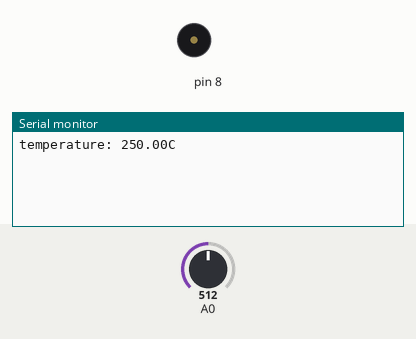
Simulated run of this sketch. Board: Arduino Uno, built with avr-gcc and run on an emulated ATmega328P. Shown: buzzer (waves = sounding), the last lines printed to the serial monitor. The inputs (shaded band) are chosen by the test bench; at power-on: A0 = 512.

Above: at 1.2 s.
1.3 s: A0 set to 55
At 2.2 s:
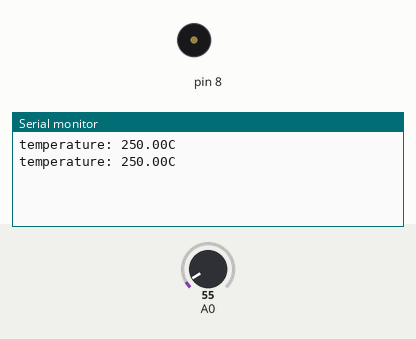
2.8 s: A0 set to 45
At 3.5 s:
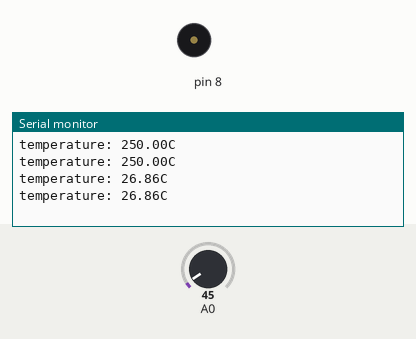
4.6 s: A0 set to 122
At 5.6 s:
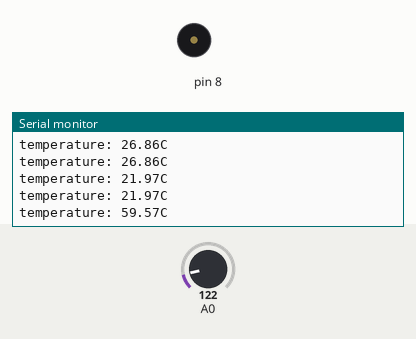
6.1 s: A0 set to 14
At 6.7 s:
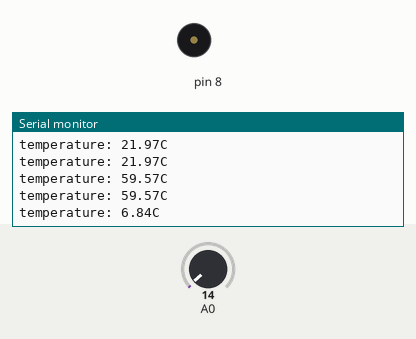
Timing chart, 0 to 8.6 s (numbered marks = the images above; inputs shaded):
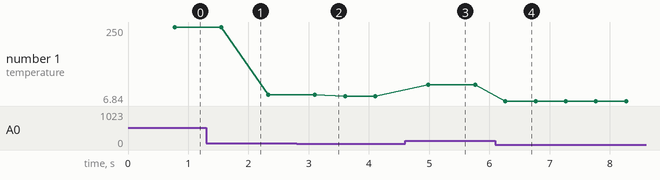

The sketch:

project_7.ino
```cpp
/*
   Temperature Alarm
*/
float sinVal;
int toneVal;
unsigned long tepTimer ;

void setup(){
    pinMode(8, OUTPUT);
    Serial.begin(9600);
}

void loop(){
    int val;
    double data;
    val=analogRead(0);
    data = (double) val * (5/10.24);  // convert the voltage to temperture

    if(data>24){        // If the temperture is over 27 degree, buzzer will alarm.
          for(int x=0; x<180; x++){
            sinVal = (sin(x*(3.1412/180)));
            toneVal = 2000+(int(sinVal*1000));
            tone(8, toneVal);
            delay(2);
     }
    } else {    // If the temperturn is below 27 degree, buzzer will not alarm
           noTone(8);
    }

    if(millis() - tepTimer > 500){     // output the temperture value per 500ms
             tepTimer = millis();
             Serial.print("temperature: ");
             Serial.print(data);
             Serial.println("C");
       }
}
```

Measured:
- after the input at 1.3 s, tone on pin 8: stays silent (without the input it goes to 2615 Hz after 1.5 s)
- after the input at 2.8 s, tone on pin 8: stays silent (without the input it goes to 2454 Hz after 1.8 s)
- after the input at 4.6 s, the serial monitor: prints a new line after 0.39 s (image 3)
- after the input at 6.1 s, the serial monitor: prints a new line after 0.17 s (image 4)
- plotted number 1: 250 → 26.86 after the input at 1.3 s, 26.86 → 21.97 after the input at 2.8 s, 21.97 → 59.57 after the input at 4.6 s, 59.57 → 6.84 after the input at 6.1 s
